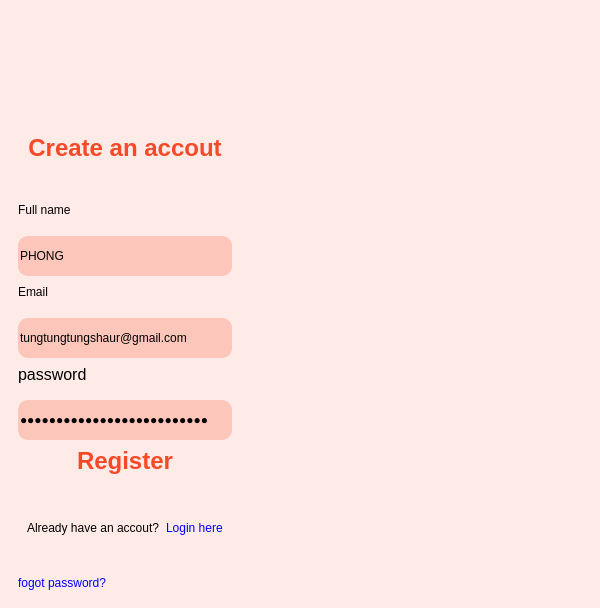
<?xml version="1.0" encoding="UTF-8"?>
<ui version="4.0">
 <class>MainWindow</class>
 <widget class="QMainWindow" name="MainWindow">
  <property name="geometry">
   <rect>
    <x>0</x>
    <y>0</y>
    <width>600</width>
    <height>608</height>
   </rect>
  </property>
  <property name="sizePolicy">
   <sizepolicy hsizetype="Fixed" vsizetype="Fixed">
    <horstretch>0</horstretch>
    <verstretch>0</verstretch>
   </sizepolicy>
  </property>
  <property name="minimumSize">
   <size>
    <width>600</width>
    <height>300</height>
   </size>
  </property>
  <property name="maximumSize">
   <size>
    <width>600</width>
    <height>608</height>
   </size>
  </property>
  <property name="font">
   <font>
    <kerning>true</kerning>
   </font>
  </property>
  <property name="windowTitle">
   <string>MainWindow</string>
  </property>
  <property name="animated">
   <bool>true</bool>
  </property>
  <widget class="QWidget" name="centralwidget">
   <property name="styleSheet">
    <string notr="true">#centralwidget {
	background: #FEEBE7;
}

#title {
	color: #F54927;
}

#email, #password, #full_name {
	background: #FCC6BB;
	border: none;
	outline: none;
	border-radius: 10px;
	min-height: 40px;
}

#login {
	color: #F54927;
	border: none;
	outline: none;
	border-radius: 10px;
	min-height: 40px;
}

#login:hover {
	color: #FEEBE7;
	background: #F54927;
}

#forgot_pass, #nav_register {
	color: blue;
	background: transparent;
	border: none;
	outline: none;	
	text-align: left; 
}</string>
   </property>
   <layout class="QHBoxLayout" name="horizontalLayout">
    <item>
     <widget class="QWidget" name="widget" native="true">
      <property name="sizePolicy">
       <sizepolicy hsizetype="Fixed" vsizetype="Preferred">
        <horstretch>0</horstretch>
        <verstretch>0</verstretch>
       </sizepolicy>
      </property>
      <layout class="QVBoxLayout" name="verticalLayout">
       <item>
        <widget class="QLabel" name="label_2">
         <property name="text">
          <string/>
         </property>
         <property name="pixmap">
          <pixmap>../img/logo.png</pixmap>
         </property>
         <property name="alignment">
          <set>Qt::AlignCenter</set>
         </property>
        </widget>
       </item>
       <item>
        <widget class="QLabel" name="title">
         <property name="font">
          <font>
           <pointsize>18</pointsize>
           <weight>75</weight>
           <bold>true</bold>
          </font>
         </property>
         <property name="text">
          <string>Create an accout</string>
         </property>
         <property name="alignment">
          <set>Qt::AlignCenter</set>
         </property>
        </widget>
       </item>
       <item>
        <widget class="QLabel" name="label_7">
         <property name="minimumSize">
          <size>
           <width>0</width>
           <height>30</height>
          </size>
         </property>
         <property name="maximumSize">
          <size>
           <width>16777215</width>
           <height>30</height>
          </size>
         </property>
         <property name="font">
          <font>
           <family>Arial</family>
          </font>
         </property>
         <property name="text">
          <string>Full name</string>
         </property>
        </widget>
       </item>
       <item>
        <widget class="QLineEdit" name="full_name">
         <property name="minimumSize">
          <size>
           <width>0</width>
           <height>40</height>
          </size>
         </property>
         <property name="maximumSize">
          <size>
           <width>16777215</width>
           <height>30</height>
          </size>
         </property>
         <property name="text">
          <string>PHONG</string>
         </property>
        </widget>
       </item>
       <item>
        <widget class="QLabel" name="label_3">
         <property name="minimumSize">
          <size>
           <width>0</width>
           <height>30</height>
          </size>
         </property>
         <property name="maximumSize">
          <size>
           <width>16777215</width>
           <height>30</height>
          </size>
         </property>
         <property name="font">
          <font>
           <family>Arial</family>
          </font>
         </property>
         <property name="text">
          <string>Email</string>
         </property>
        </widget>
       </item>
       <item>
        <widget class="QLineEdit" name="email">
         <property name="minimumSize">
          <size>
           <width>0</width>
           <height>40</height>
          </size>
         </property>
         <property name="maximumSize">
          <size>
           <width>16777215</width>
           <height>30</height>
          </size>
         </property>
         <property name="text">
          <string>tungtungtungshaur@gmail.com</string>
         </property>
        </widget>
       </item>
       <item>
        <widget class="QLabel" name="label_5">
         <property name="minimumSize">
          <size>
           <width>0</width>
           <height>30</height>
          </size>
         </property>
         <property name="maximumSize">
          <size>
           <width>16777215</width>
           <height>30</height>
          </size>
         </property>
         <property name="font">
          <font>
           <family>Arial</family>
           <pointsize>12</pointsize>
          </font>
         </property>
         <property name="text">
          <string>password</string>
         </property>
        </widget>
       </item>
       <item>
        <widget class="QLineEdit" name="password">
         <property name="minimumSize">
          <size>
           <width>0</width>
           <height>40</height>
          </size>
         </property>
         <property name="maximumSize">
          <size>
           <width>16777215</width>
           <height>30</height>
          </size>
         </property>
         <property name="text">
          <string>23223324234333333333333333</string>
         </property>
         <property name="echoMode">
          <enum>QLineEdit::Password</enum>
         </property>
        </widget>
       </item>
       <item>
        <widget class="QPushButton" name="login">
         <property name="font">
          <font>
           <family>Arial</family>
           <pointsize>18</pointsize>
           <weight>75</weight>
           <bold>true</bold>
          </font>
         </property>
         <property name="text">
          <string>Register</string>
         </property>
        </widget>
       </item>
       <item>
        <widget class="QWidget" name="widget_3" native="true">
         <layout class="QHBoxLayout" name="horizontalLayout_2" stretch="0,1">
          <item>
           <widget class="QLabel" name="label_4">
            <property name="minimumSize">
             <size>
              <width>0</width>
              <height>30</height>
             </size>
            </property>
            <property name="maximumSize">
             <size>
              <width>16777215</width>
              <height>30</height>
             </size>
            </property>
            <property name="font">
             <font>
              <family>Arial</family>
              <pointsize>9</pointsize>
             </font>
            </property>
            <property name="text">
             <string>Already have an accout?</string>
            </property>
           </widget>
          </item>
          <item>
           <widget class="QPushButton" name="nav_register">
            <property name="font">
             <font>
              <family>Arial</family>
              <pointsize>9</pointsize>
             </font>
            </property>
            <property name="text">
             <string>Login here</string>
            </property>
           </widget>
          </item>
         </layout>
        </widget>
       </item>
       <item>
        <widget class="QPushButton" name="forgot_pass">
         <property name="text">
          <string>fogot password?</string>
         </property>
        </widget>
       </item>
      </layout>
     </widget>
    </item>
    <item>
     <widget class="QWidget" name="widget_4" native="true">
      <layout class="QHBoxLayout" name="horizontalLayout_3">
       <item>
        <widget class="QLabel" name="label_6">
         <property name="maximumSize">
          <size>
           <width>16777215</width>
           <height>16777215</height>
          </size>
         </property>
         <property name="contextMenuPolicy">
          <enum>Qt::DefaultContextMenu</enum>
         </property>
         <property name="whatsThis">
          <string/>
         </property>
         <property name="layoutDirection">
          <enum>Qt::LeftToRight</enum>
         </property>
         <property name="text">
          <string/>
         </property>
         <property name="pixmap">
          <pixmap>../img/3766277.png</pixmap>
         </property>
         <property name="scaledContents">
          <bool>true</bool>
         </property>
         <property name="alignment">
          <set>Qt::AlignCenter</set>
         </property>
        </widget>
       </item>
      </layout>
     </widget>
    </item>
   </layout>
  </widget>
 </widget>
 <resources/>
 <connections/>
</ui>
